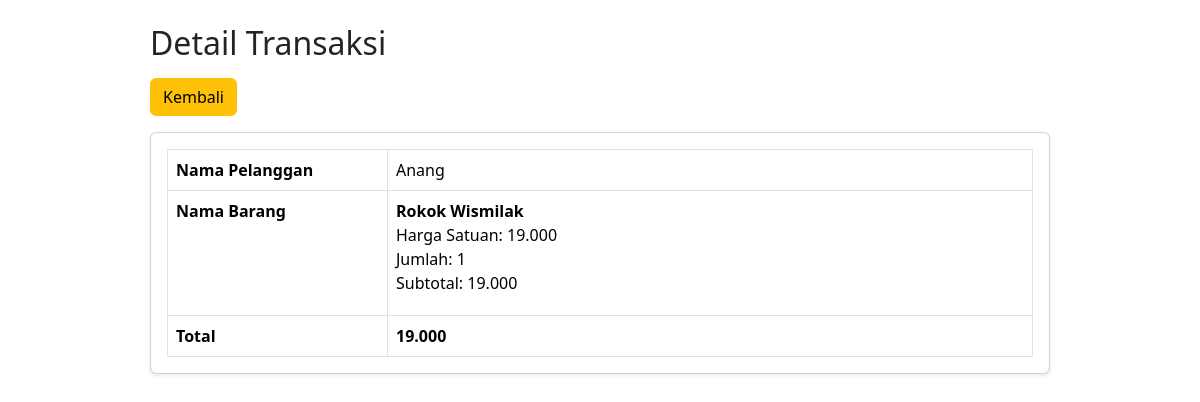
Screenshot of /index.php?action=detail_transaksi&id=2 (signed in) with the database file from the repository.
### tables this page shows
CREATE TABLE `transaksi` (
  `id_transaksi` int(11) NOT NULL,
  `id_pelanggan` int(11) DEFAULT NULL,
  `kode_barang` int(11) DEFAULT NULL,
  `jumlah` int(11) NOT NULL,
  `total_harga` decimal(10,2) NOT NULL,
  `tanggal` timestamp NOT NULL DEFAULT current_timestamp() ON UPDATE current_timestamp()
);

CREATE TABLE `pelanggan` (
  `id_pelanggan` int(11) NOT NULL,
  `nama` varchar(255) DEFAULT NULL,
  `alamat` varchar(255) DEFAULT NULL
);

CREATE TABLE `barang` (
  `kode_barang` int(11) NOT NULL,
  `nama` varchar(255) DEFAULT NULL,
  `harga` decimal(10,2) DEFAULT NULL,
  `stok` int(11) DEFAULT NULL
);

### app/Controllers/TransaksiController.php (called while the page is built, shortened)
<?php
require_once 'app/models/Transaksi.php';
require_once 'config/database.php';
class TransaksiController
{
    public function detail()
    {
        $model = new Transaksi();
        $id = $_GET['id'];
        $data = $model->getById($id);
        require 'app/views/detail_transaksi.php';
    }
}
?>

### config/database.php (called while the page is built, shortened)
<?php
class Database {
    private $host = "localhost";
    private $user = "root";
    private $password = "";
    private $dbname = "dbtoko";
    private $conn;
    private function connect() {
        $this->conn = new mysqli($this->host, $this->user, $this->password, $this->dbname);
    }
    public function getConnection() {
        return $this->conn;
    }
}
?>

### app/Models/Transaksi.php (called while the page is built, shortened)
<?php require_once 'config/database.php';
class Transaksi
{
    private $conn;
    public function __construct()
    {
        $database = new Database();
        $this->conn = $database->getConnection();
    }
    public function getById($id)
    {
        $query = "SELECT t.*,
                     b.nama AS nama_barang,
                     b.harga AS harga_barang,
                     p.nama
              FROM transaksi t
              JOIN barang b ON t.kode_barang = b.kode_barang
              JOIN pelanggan p ON t.id_pelanggan = p.id_pelanggan
              WHERE t.id_transaksi = '$id'";
        return $this->conn->query($query)->fetch_assoc();
    }
}

### app/Views/detail_transaksi.php (the view, shortened to what this page needs)
<!doctype html>
<html lang="en">
<head>
  <link href="https://cdn.jsdelivr.net/npm/bootstrap@5.3.3/dist/css/bootstrap.min.css" rel="stylesheet">
</head>
<body>
  <div class="container mt-4">
    <div class="detail-card">
      <h2 class="mb-3">Detail Transaksi</h2>
      <a href="index.php?action=transaksi" class="btn btn-warning mb-3">Kembali</a>
      <div class="card shadow-sm">
        <div class="card-body">
          <table class="table table-bordered mb-0">
            <tr>
              <th class="td-label">Nama Pelanggan</th>
              <td>
                <?= htmlentities($data['nama'] ?? $data['nama_pelanggan'] ?? '—'); ?>
              </td>
            </tr>
            <tr>
              <th class="td-label align-top">Nama Barang</th>
              <td>
                <?php
                if (!empty($data['nama_barang'])):
                ?>
                  <div class="item-block">
                    <strong><?= htmlentities($data['nama_barang']); ?></strong><br>
                    Harga Satuan: <?= number_format($data['harga_barang'] ?? $data['harga'] ?? 0, 0, ',', '.'); ?><br>
                    Jumlah: <?= (int)($data['jumlah'] ?? 0); ?><br>
                    Subtotal: <?= number_format($data['total_harga'] ?? 0, 0, ',', '.'); ?>
                  </div>
                <?php
                else:
                ?>
                  <span class="text-muted">Tidak ada detail barang.</span>
                <?php endif; ?>
              </td>
            </tr>
            <tr>
              <th class="td-label">Total</th>
              <td>
                <strong>
                  <?= number_format($data['total_harga'] ?? $data['total'] ?? 0, 0, ',', '.'); ?>
                </strong>
              </td>
            </tr>
          </table>
        </div>
      </div>
    </div>
  </div>
</body>
</html>

### app/Views/detail_transaksi.php (style rules this page uses)
.detail-card { max-width: 900px; margin: 0 auto; }
.item-block { margin-bottom: .75rem; }
.td-label { width: 220px; font-weight: 600; }

### rows the page displays
transaksi: id_pelanggan.nama "Anang", kode_barang.nama "Rokok Wismilak", kode_barang.harga "19.000", jumlah "1", total_harga "19.000"
